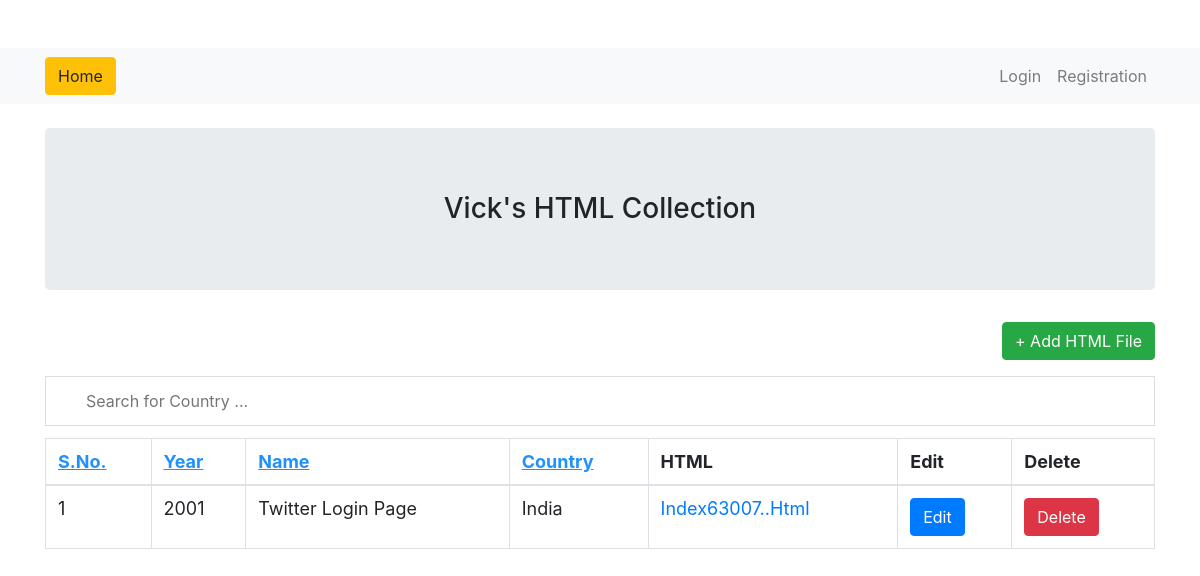
The page /index on the database as committed earlier.
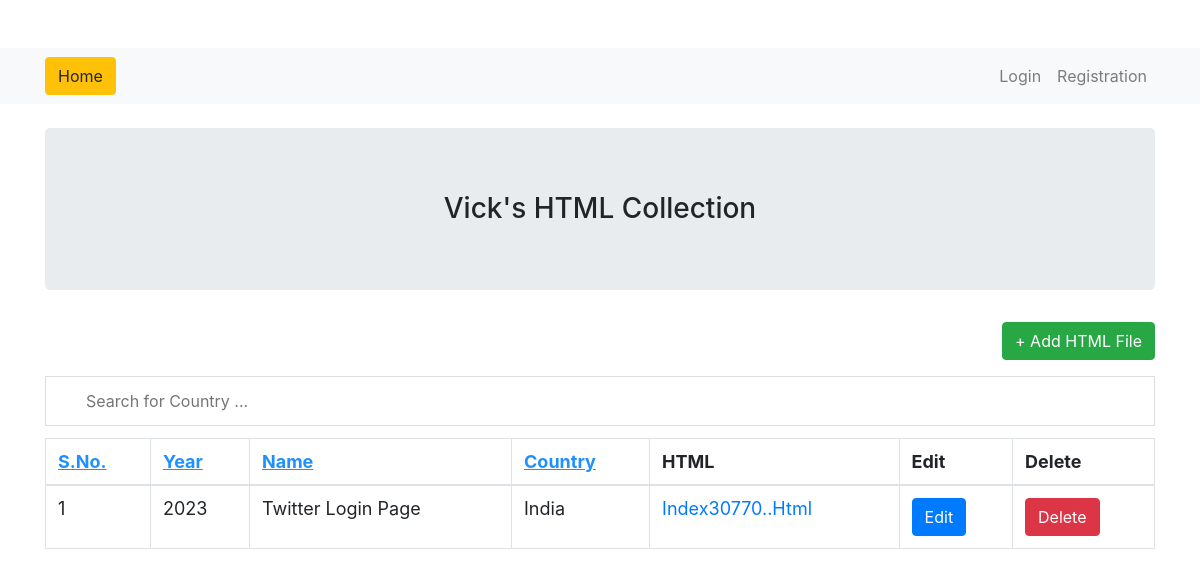
The same page on the database as committed later.
### tables this page shows
CREATE TABLE "users" (
	"UID"	    INTEGER PRIMARY KEY AUTOINCREMENT,
	"UNAME"	    TEXT,
	"NAME"	    TEXT,
	"FILE"	    TEXT,
	"CONTACT"	TEXT
);

### app.py (the view)
@app.route("/")
@app.route("/index")
def index():
    con=sql.connect("db_web.db")
    con.row_factory=sql.Row
    cur=con.cursor()
    cur.execute("select * from users")
    data=cur.fetchall()
    return render_template("index.html",datas=data)

### templates/index.html
{% extends 'layout.html' %}
{% block body %}
  <center>
    {% if session.username %}
      <h3 class='jumbotron'>Welcome {{session.username}}</h3>
    {% else %}
      <h3 class='jumbotron'>Vick's HTML Collection</h3>
    {% endif %}
  </center>
  <p class='text-right'><a href='{{url_for("add_user")}}' class='btn btn-success'>+ Add HTML File</a></p>
  <input type="text" id="myInput" onkeyup="myFunction()" placeholder="Search for Country ...">
  <table id="myTable" class='table table-bordered'>
    <thead>
      <th onclick="sortTable(0)"><u style="color:#1E90FF">S.No.</u></th>
      <th onclick="sortTable(1)"><u style="color:#1E90FF">Year</u></th>
      <th onclick="sortTable(2)"><u style="color:#1E90FF">Name</u></th>
      <th onclick="sortTable(3)"><u style="color:#1E90FF">Country</u></th>
      <th>HTML</th>
      <th>Edit</th>
      <th>Delete</th>
    </thead>
    <tbody>
      {% for row in datas %}
        <tr>
          <td>{{loop.index}}</td>
          <td>{{row.UNAME.title()}}</td>
          <td>{{row.NAME.title()}}</td>
          <td>{{row.CONTACT.title()}}</td>
          <td>
            <a target="_blank" href="/static/files/{{row.FILE}}">
              {{row.FILE.title()}}
            </a>
          </td>
          <td><a href='{{url_for("edit_user",uid=row.UID)}}' class='btn btn-primary'>Edit</a></td>
          <td><a href='{{url_for("delete_user",uid=row.UID)}}' class='btn btn-danger' onclick='return confirm("Are You Sure")'>Delete</a></td>
        </tr>
      {%endfor%}
    </tbody>
  </table>
{% endblock %}

Rows that differ between the two databases and show on the page:
changed users "Twitter Login Page": UNAME "2001" → "2023"; FILE "Index63007..Html" → "Index30770..Html"
